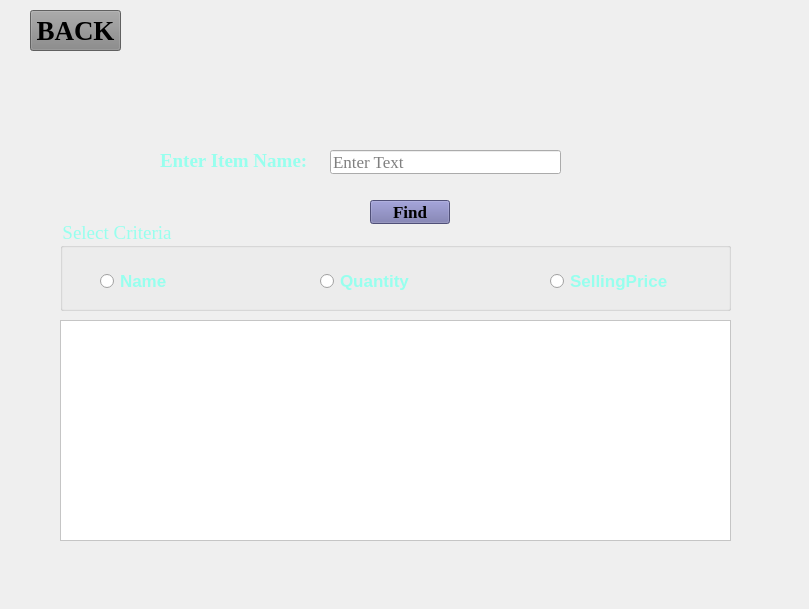
    <widget class="QWidget" name="Find_item">
     <widget class="QLabel" name="Find_item_text">
      <property name="geometry">
       <rect>
        <x>160</x>
        <y>140</y>
        <width>161</width>
        <height>41</height>
       </rect>
      </property>
      <property name="font">
       <font>
        <family>Times New Roman</family>
        <pointsize>14</pointsize>
        <bold>true</bold>
       </font>
      </property>
      <property name="styleSheet">
       <string notr="true">color: rgb(151, 255, 238);</string>
      </property>
      <property name="text">
       <string>Enter Item Name:</string>
      </property>
     </widget>
     <widget class="QTableView" name="Find_item_table_view">
      <property name="geometry">
       <rect>
        <x>60</x>
        <y>320</y>
        <width>671</width>
        <height>221</height>
       </rect>
      </property>
      <property name="font">
       <font>
        <family>Times New Roman</family>
        <pointsize>12</pointsize>
       </font>
      </property>
      <property name="styleSheet">
       <string notr="true">color: rgb(0, 0, 0);
background-color: rgb(255, 255, 255);</string>
      </property>
     </widget>
     <widget class="QGroupBox" name="Find_item_group_box">
      <property name="geometry">
       <rect>
        <x>60</x>
        <y>220</y>
        <width>671</width>
        <height>91</height>
       </rect>
      </property>
      <property name="font">
       <font>
        <family>Times New Roman</family>
        <pointsize>14</pointsize>
        <bold>false</bold>
       </font>
      </property>
      <property name="styleSheet">
       <string notr="true">color: rgb(151, 255, 238);</string>
      </property>
      <property name="title">
       <string>Select Criteria</string>
      </property>
      <widget class="QRadioButton" name="radio_name">
       <property name="geometry">
        <rect>
         <x>40</x>
         <y>50</y>
         <width>71</width>
         <height>22</height>
        </rect>
       </property>
       <property name="font">
        <font>
         <pointsize>13</pointsize>
         <bold>true</bold>
        </font>
       </property>
       <property name="text">
        <string>Name</string>
       </property>
      </widget>
      <widget class="QRadioButton" name="radio_quantity">
       <property name="geometry">
        <rect>
         <x>260</x>
         <y>50</y>
         <width>111</width>
         <height>22</height>
        </rect>
       </property>
       <property name="font">
        <font>
         <pointsize>13</pointsize>
         <bold>true</bold>
        </font>
       </property>
       <property name="text">
        <string>Quantity</string>
       </property>
      </widget>
      <widget class="QRadioButton" name="radio_selling_price">
       <property name="geometry">
        <rect>
         <x>490</x>
         <y>50</y>
         <width>121</width>
         <height>22</height>
        </rect>
       </property>
       <property name="font">
        <font>
         <pointsize>13</pointsize>
         <bold>true</bold>
        </font>
       </property>
       <property name="text">
        <string>SellingPrice</string>
       </property>
      </widget>
     </widget>
     <widget class="QLineEdit" name="Find_item_input">
      <property name="geometry">
       <rect>
        <x>330</x>
        <y>150</y>
        <width>231</width>
        <height>24</height>
       </rect>
      </property>
      <property name="font">
       <font>
        <family>Times New Roman</family>
        <pointsize>13</pointsize>
        <bold>false</bold>
       </font>
      </property>
      <property name="placeholderText">
       <string>Enter Text</string>
      </property>
     </widget>
     <widget class="QPushButton" name="Find_item_back_button">
      <property name="geometry">
       <rect>
        <x>30</x>
        <y>10</y>
        <width>91</width>
        <height>41</height>
       </rect>
      </property>
      <property name="font">
       <font>
        <family>Times New Roman</family>
        <pointsize>20</pointsize>
        <bold>true</bold>
       </font>
      </property>
      <property name="styleSheet">
       <string notr="true">background-color: rgb(135, 135, 135);
color: rgb(0, 0, 0);</string>
      </property>
      <property name="text">
       <string>BACK</string>
      </property>
     </widget>
     <widget class="QPushButton" name="Find_item_button">
      <property name="geometry">
       <rect>
        <x>370</x>
        <y>200</y>
        <width>80</width>
        <height>24</height>
       </rect>
      </property>
      <property name="font">
       <font>
        <family>Times New Roman</family>
        <pointsize>13</pointsize>
        <bold>true</bold>
       </font>
      </property>
      <property name="styleSheet">
       <string notr="true">background-color: rgb(112, 112, 168);
border-color: rgb(0, 0, 0);</string>
      </property>
      <property name="text">
       <string>Find</string>
      </property>
     </widget>
     <widget class="QLabel" name="Find_item_label">
      <property name="geometry">
       <rect>
        <x>0</x>
        <y>0</y>
        <width>800</width>
        <height>600</height>
       </rect>
      </property>
      <property name="text">
       <string/>
      </property>
      <property name="pixmap">
       <pixmap resource="ABCD.qrc">:/pic/pic/greg-rosenke-6QnEf_b47eA-unsplash.jpg</pixmap>
      </property>
      <property name="scaledContents">
       <bool>true</bool>
      </property>
     </widget>
     <zorder>Find_item_label</zorder>
     <zorder>Find_item_button</zorder>
     <zorder>Find_item_back_button</zorder>
     <zorder>Find_item_input</zorder>
     <zorder>Find_item_table_view</zorder>
     <zorder>Find_item_group_box</zorder>
     <zorder>Find_item_text</zorder>
    </widget>
